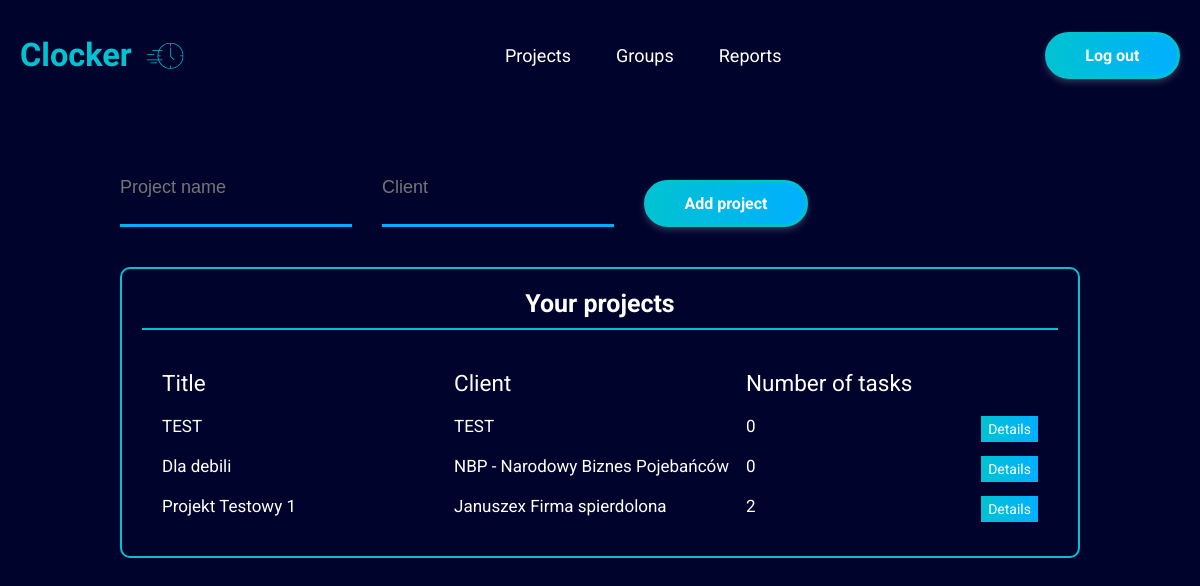
Before: /projects.php (signed in) with the older database file.
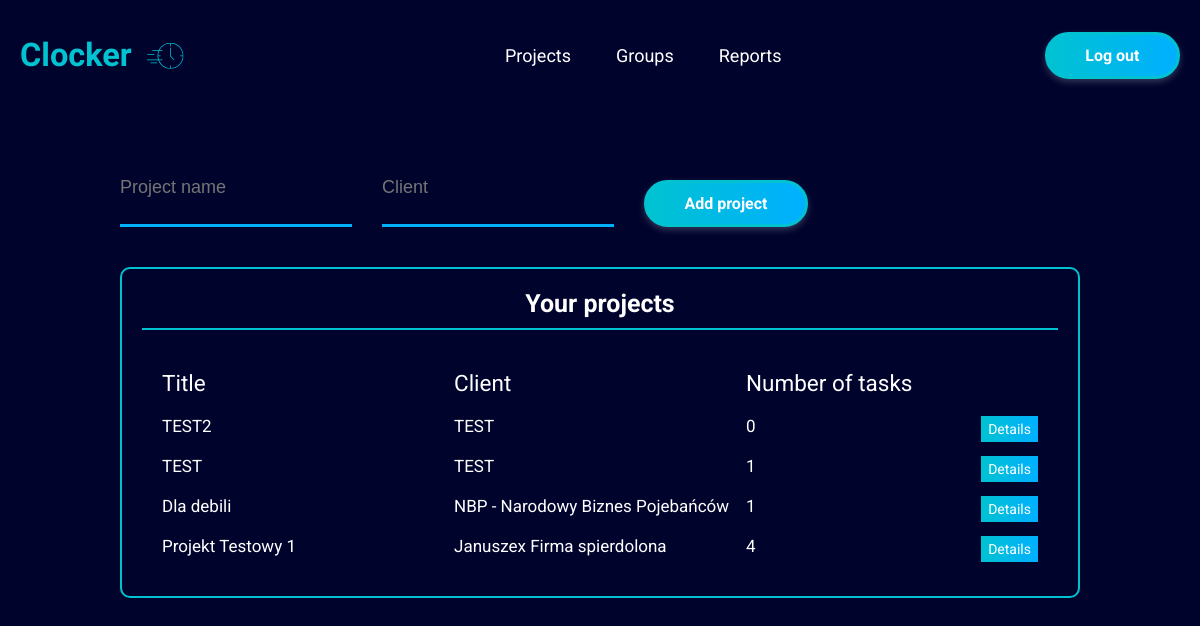
After: the same page with the newer database file.
### tables this page shows
CREATE TABLE `projects` (
  `ID` int(11) NOT NULL,
  `user_id` int(11) NOT NULL,
  `group_id` int(11) DEFAULT NULL,
  `client_id` int(11) NOT NULL,
  `name` varchar(200) NOT NULL
);

CREATE TABLE `clients` (
  `ID` int(11) NOT NULL,
  `name` varchar(150) NOT NULL,
  `user_id` int(11) NOT NULL
);

### projects.php (the view, shortened to what this page needs)
<!DOCTYPE html>
<html lang="en">
<?php require_once "_head.php" ?>
<body>
<?php require_once "_navbar_main.php" ?>
<div class="container">
    <form class="add-project__container"  method="post" action="<?php echo $_SERVER['PHP_SELF']; ?>">
        <input class="form__input"  type="text" name="project_name" placeholder="Project name"
               value="<?php echo (isset($valName) ? $valName : '') ?>">
        <input class="form__input"  type="text" name="client" placeholder="Client"
               value="<?php echo (isset($valClient) ? $valClient : '') ?>">
        <input type="submit"  name="Add" value="Add project"
               class="form__btn btn-primary btn-primary--filled"/>
    </form>
    <div class="projects">
        <h3 class="projects__title">Your projects</h3>
        <div class="projects__container">
            <div class="projects__row-container projects__header">
                <span>Title</span>
                <span>Client</span>
                <span>Number of tasks</span>
            </div>
            <?php
            require_once "connect.php";
            $id = $_SESSION['ID'];
            $sql = "SELECT p.name,p.ID , c.name as Klient ,COUNT(t.ID) as Licznik
FROM projects as p
LEFT JOIN tasks as t ON (t.project_id=p.ID), clients as c
WHERE p.user_id=:id AND c.ID = p.client_id
GROUP BY p.ID
ORDER BY p.ID DESC";
            $handle = $pdo->prepare($sql);
            $params = ['id' => $id];
            $handle->execute($params);
            if ($handle->rowCount()>0){
                while ($getRow = $handle->fetch(PDO::FETCH_ASSOC)){
                    $name = $getRow['name'];
                    $client = $getRow['Klient'];
                    $counter = $getRow['Licznik'];
                    $p_id = $getRow['ID'];
                    echo '<div class="projects__row-container">
                                  <span>' . $name . '</span>
                                  <span>' . $client . '</span>
                                  <span>' . $counter . '</span>
                                  <a href="project_details.php?P_id=' . $p_id . '"
                                    class="details btn-primary--filled">Details</a>
                                  </div>';
                }
            }
            ?>
        </div>
    </div>
</body>
</html>

Changed rows visible on the page:
added projects: name "TEST2", client.name "TEST", counter "0"
computed for projects (number 2 of 4 on the later page): counter "0" → "1"
computed for projects "Dla debili": counter "0" → "1"
computed for projects "Projekt Testowy 1": counter "2" → "4"
